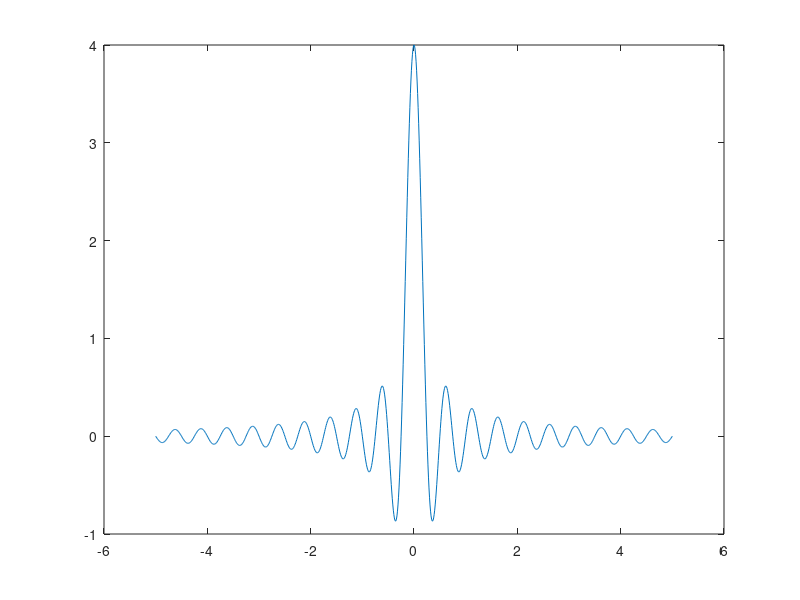
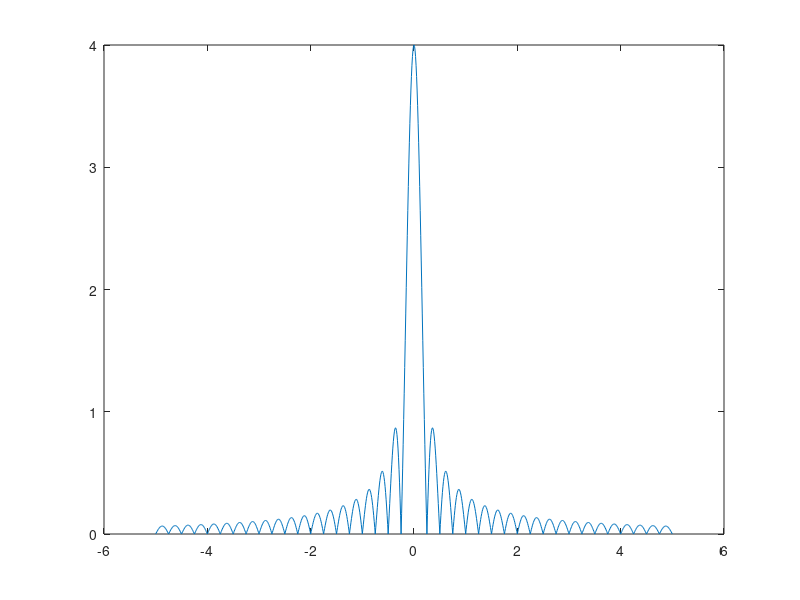
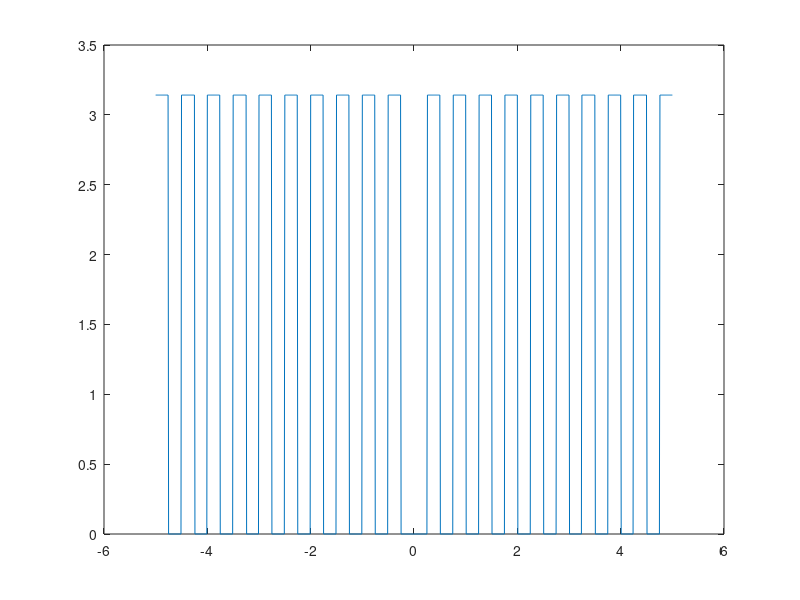
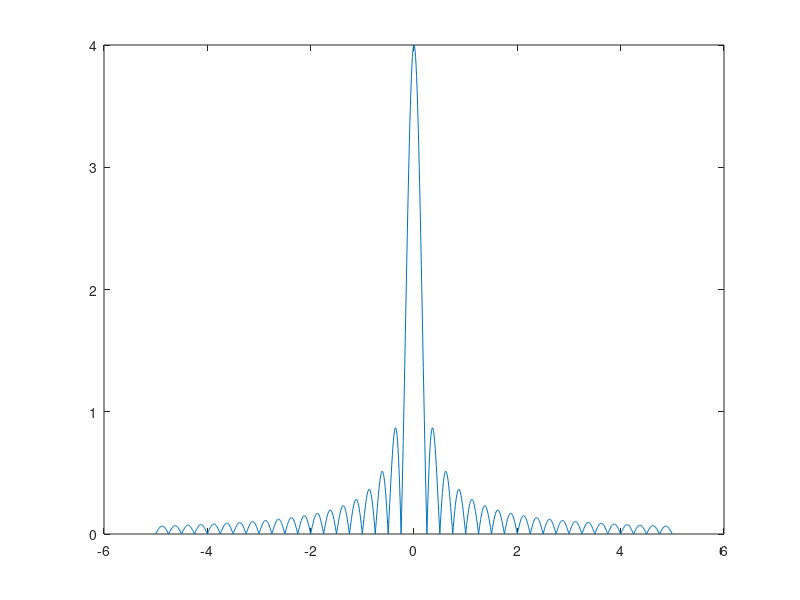

Reproduce these figures in MATLAB, in order.
%Lab 3 EE314L
%Kevin Jordan ID# 1301006
%Fourier Transform plot generation
%with provided and new code
clear
clc

%Activity 1
%MATLAB code to find Fourier Transform of
%square wave signal x(t)=1 for -2<t<2
figure('Name', 'FT{x(t)=1, -2<t<2}', 'NumberTitle', 'off') %names plot fig window
f = -5:.01:5; %sets the range of the frequency
X = 4*sinc(4*f); %defines the Fourier Transform of square pulse
plot(f, X) %plots the Fourier spectrum

%Plot of the magnitude spectrum
figure('Name', 'Magnitude', 'NumberTitle', 'off') %names plot fig window
plot(f, abs(X)) %plots it

%Plot of the phase spectrum
figure('Name', 'Phase', 'NumberTitle', 'off') %names plot fig window
plot(f, angle(X)) %plots it

%MATLAB code to find Fourier Transform of
%square wave signal x(t)=1 for -2<t<2
figure('Name', 'Integral Computed FT', 'NumberTitle', 'off') %names plot fig window
t = -2:.01:2; %create time value array
k = 0; %initialize loop counter
for f = -5:.01:5 %for length of interval
    k = k+1; %increment for next loo pass
    X(k) = trapz(t, exp(-j*2*pi*f*t)); %calc trap estimate of integral section
end
f = -5:.01:5; %assure right frequency range
plot(f,abs(X)) %plot magnitude

%MATLAB plot of x(t)=cos(2*pi*100*t)+cos(2*pi*500*t)
figure('Name', 'x(t)=cos(2pi*100t)+cos(2pi*500t)', 'NumberTitle', 'off') %names fig
clear; %assures variables are correct values
N = 250; %set sequence length
ts = .0002; %sets sample rate
t = [0:(N-1)]*ts; %calc time range
x = cos(2*pi*100*t)+cos(2*pi*500*t);
plot(t,x) %plots signal

%MATLAB plot of FT{x(t)=cos(2*pi*100*t)+cos(2*pi*500*t)}
figure('Name', 'FT{x(t)=cos(2pi*100t)+cos(2pi*500t)}', 'NumberTitle', 'off') %names fig
k = 0; %initialize loop counter
for f = 0:1:800 %range of frequency plot
    k = k+1; %increment counter
    X(k) = trapz(t, x.*exp(-j*2*pi*f*t)); %calc section of integral estimate
end
f = 0:800; %range of freuency
plot(f, abs(X)) %plot FT

%Activity 2
%MATLAB plot of x(t)=sin(2*pi*200*t)+sin(2*pi*300*t)
figure('Name', 'x(t)=sin(2pi*200t)+sin(2pi*300t)', 'NumberTitle', 'off') %names fig
clear; %assures variables are correct values
N = 250; %set sequence length
ts = .0002; %sets sample rate
t = [0:(N-1)]*ts; %calc time range
x = sin(2*pi*200*t)+sin(2*pi*300*t);
plot(t,x) %plots signal

%MATLAB plot of FT{x(t)=sin(2*pi*200*t)+sin(2*pi*300*t)}
figure('Name', 'FT{x(t)=sin(2pi*200t)+sin(2pi*300t)}', 'NumberTitle', 'off') %names fig
k = 0; %initialize loop counter
for f = 0:1:600 %range of frequency plot
    k = k+1; %increment counter
    X(k) = trapz(t, x.*exp(-j*2*pi*f*t)); %calc section of integral estimate
end
f = 0:600; %range of freuency
plot(f, abs(X)) %plot FT